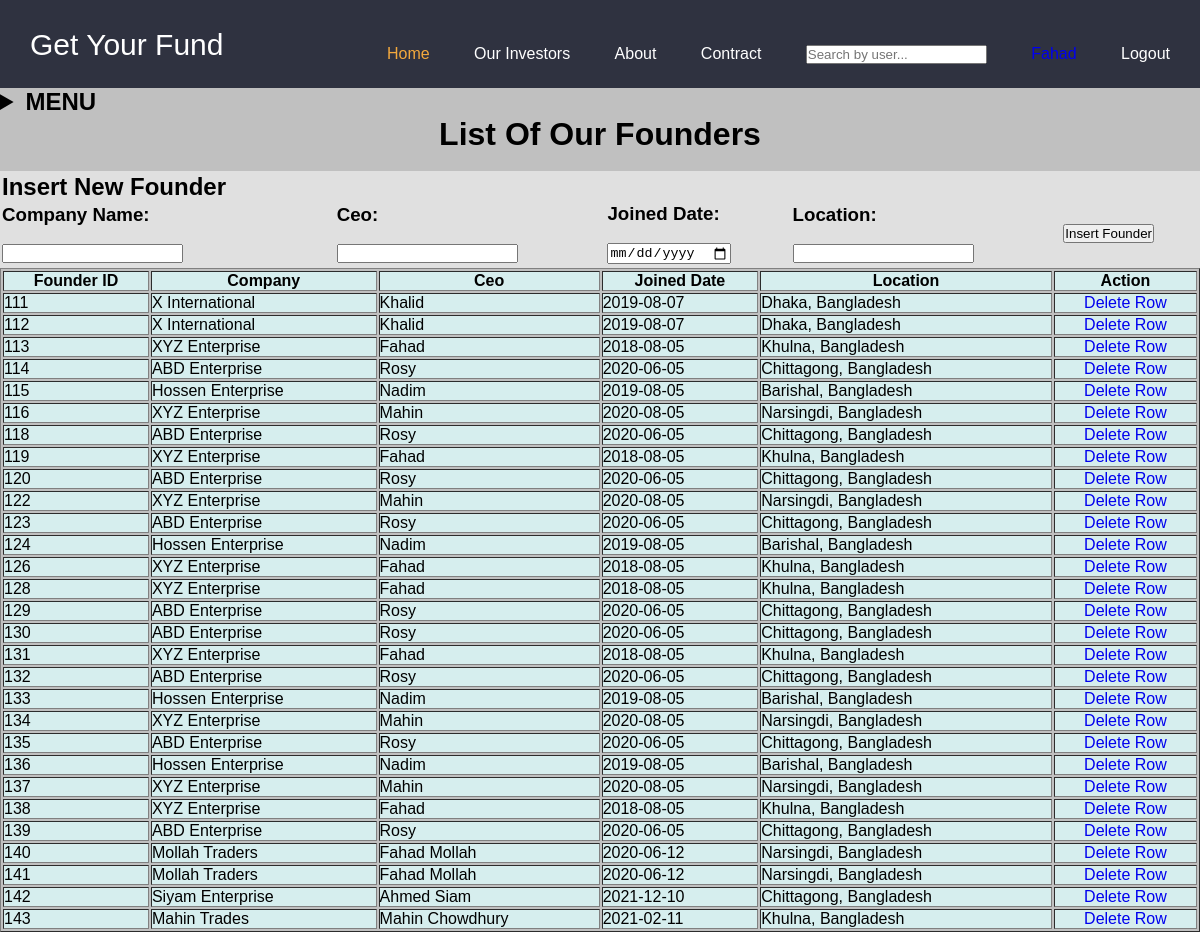
The page /view/founder.php (signed in) on the database its author committed.
### tables this page shows
CREATE TABLE `founders` (
  `ID` int(255) NOT NULL,
  `Company_Name` varchar(255) NOT NULL,
  `CEO` varchar(255) NOT NULL,
  `Joined_Date` date NOT NULL,
  `Location` varchar(255) NOT NULL
);

### view/founder.php (the view, shortened to what this page needs)
<?php
    include('../controller/db.php');
    $sql = "SELECT * FROM founders";
    $select = mysqli_query($conn, $sql);
?>
<!DOCTYPE html>
<html lang="en">
<head>
</head>
<body style="background-color:Silver;">
<?php
	include('header.php');
?>
<h1 align="center"> List Of Our Founders</h1></br>
<form action="../controller/insert3.php" method="post" onsubmit="return Validation()">
<table  width="100%" style="background-color: #FFFFFF7F" >
		                                 <tr><td><h2>Insert New Founder</h2></td></tr>
                                            <tr><td>
                                                <h3>Company Name: </h3><br>
                                                <input type="text" name="company" id="company"><br>
                                                </td>
                                                <td>
                                                <h3>Ceo: </h3><br>
                                                <input type="text" name="ceo" id="ceo"> <br>
</td>
<td>
                                                <h3>Joined Date: </h3><br>
                                                <input type="date" name="j_d" id="j_d"><br>
                                                </td>
                                                <td>
                                                <h3>Location: </h3><br>
                                                <input type="text" name="loc" id="loc"><br>
                                                </td>
                                                <td>
                                                <input type="submit" name="submit" value="Insert Founder"></h3>
                                            </td>
                                        </table>
</form>
<table border="1" style="width: 100%;">
<colgroup>
  <col span="6" style="background-color: #D6EEEE">
</colgroup>
<tr>
<th>Founder ID</th>
<th>Company</th>
<th>Ceo</th>
<th>Joined Date</th>
<th>Location</th>
<th>Action</th>
</tr>
<?php
    while ($data = mysqli_fetch_array($select)) {
?>
        <tr>
      <td><?php echo $data['ID']; ?></td>
      <td><?php echo $data['Company_Name']; ?></td>
      <td><?php echo $data['CEO']; ?></td>
      <td><?php echo $data['Joined_Date']; ?></td>
      <td><?php echo $data['Location']; ?></td>
   <td align="center"><a href="../controller/delete1.php?id=<?php echo $data['ID']; ?>">Delete Row</a></td>
   </tr>
<?php
   }
?>
</table>
</body>
</html>

### view/header.php (style rules this page uses)
:root { --color-1: #2f3240; }
body { font-family: sans-serif; background-color: #e8eef3; }
* { box-sizing: border-box; margin:0; padding:0; }
a { text-decoration: none; }

### rows shown on the page
founders: ID "111", Company_Name "X International", CEO "Khalid", Joined_Date "2019-08-07", Location "Dhaka, Bangladesh"
founders: ID "112", Company_Name "X International", CEO "Khalid", Joined_Date "2019-08-07", Location "Dhaka, Bangladesh"
founders: ID "113", Company_Name "XYZ Enterprise", CEO "Fahad", Joined_Date "2018-08-05", Location "Khulna, Bangladesh"
founders: ID "114", Company_Name "ABD Enterprise", CEO "Rosy", Joined_Date "2020-06-05", Location "Chittagong, Bangladesh"
founders: ID "115", Company_Name "Hossen Enterprise", CEO "Nadim", Joined_Date "2019-08-05", Location "Barishal, Bangladesh"
founders: ID "116", Company_Name "XYZ Enterprise", CEO "Mahin", Joined_Date "2020-08-05", Location "Narsingdi, Bangladesh"
founders: ID "118", Company_Name "ABD Enterprise", CEO "Rosy", Joined_Date "2020-06-05", Location "Chittagong, Bangladesh"
founders: ID "119", Company_Name "XYZ Enterprise", CEO "Fahad", Joined_Date "2018-08-05", Location "Khulna, Bangladesh"
founders: ID "120", Company_Name "ABD Enterprise", CEO "Rosy", Joined_Date "2020-06-05", Location "Chittagong, Bangladesh"
founders: ID "122", Company_Name "XYZ Enterprise", CEO "Mahin", Joined_Date "2020-08-05", Location "Narsingdi, Bangladesh"
founders: ID "123", Company_Name "ABD Enterprise", CEO "Rosy", Joined_Date "2020-06-05", Location "Chittagong, Bangladesh"
founders: ID "124", Company_Name "Hossen Enterprise", CEO "Nadim", Joined_Date "2019-08-05", Location "Barishal, Bangladesh"
founders: ID "126", Company_Name "XYZ Enterprise", CEO "Fahad", Joined_Date "2018-08-05", Location "Khulna, Bangladesh"
founders: ID "128", Company_Name "XYZ Enterprise", CEO "Fahad", Joined_Date "2018-08-05", Location "Khulna, Bangladesh"
founders: ID "129", Company_Name "ABD Enterprise", CEO "Rosy", Joined_Date "2020-06-05", Location "Chittagong, Bangladesh"
founders: ID "130", Company_Name "ABD Enterprise", CEO "Rosy", Joined_Date "2020-06-05", Location "Chittagong, Bangladesh"
founders: ID "131", Company_Name "XYZ Enterprise", CEO "Fahad", Joined_Date "2018-08-05", Location "Khulna, Bangladesh"
founders: ID "132", Company_Name "ABD Enterprise", CEO "Rosy", Joined_Date "2020-06-05", Location "Chittagong, Bangladesh"
founders: ID "133", Company_Name "Hossen Enterprise", CEO "Nadim", Joined_Date "2019-08-05", Location "Barishal, Bangladesh"
founders: ID "134", Company_Name "XYZ Enterprise", CEO "Mahin", Joined_Date "2020-08-05", Location "Narsingdi, Bangladesh"
founders: ID "135", Company_Name "ABD Enterprise", CEO "Rosy", Joined_Date "2020-06-05", Location "Chittagong, Bangladesh"
founders: ID "136", Company_Name "Hossen Enterprise", CEO "Nadim", Joined_Date "2019-08-05", Location "Barishal, Bangladesh"
founders: ID "137", Company_Name "XYZ Enterprise", CEO "Mahin", Joined_Date "2020-08-05", Location "Narsingdi, Bangladesh"
founders: ID "138", Company_Name "XYZ Enterprise", CEO "Fahad", Joined_Date "2018-08-05", Location "Khulna, Bangladesh"
founders: ID "139", Company_Name "ABD Enterprise", CEO "Rosy", Joined_Date "2020-06-05", Location "Chittagong, Bangladesh"
founders: ID "140", Company_Name "Mollah Traders", CEO "Fahad Mollah", Joined_Date "2020-06-12", Location "Narsingdi, Bangladesh"
founders: ID "141", Company_Name "Mollah Traders", CEO "Fahad Mollah", Joined_Date "2020-06-12", Location "Narsingdi, Bangladesh"
founders: ID "142", Company_Name "Siyam Enterprise", CEO "Ahmed Siam", Joined_Date "2021-12-10", Location "Chittagong, Bangladesh"
founders: ID "143", Company_Name "Mahin Trades", CEO "Mahin Chowdhury", Joined_Date "2021-02-11", Location "Khulna, Bangladesh"

### other values the page prints
$_SESSION['name'] "Fahad"
